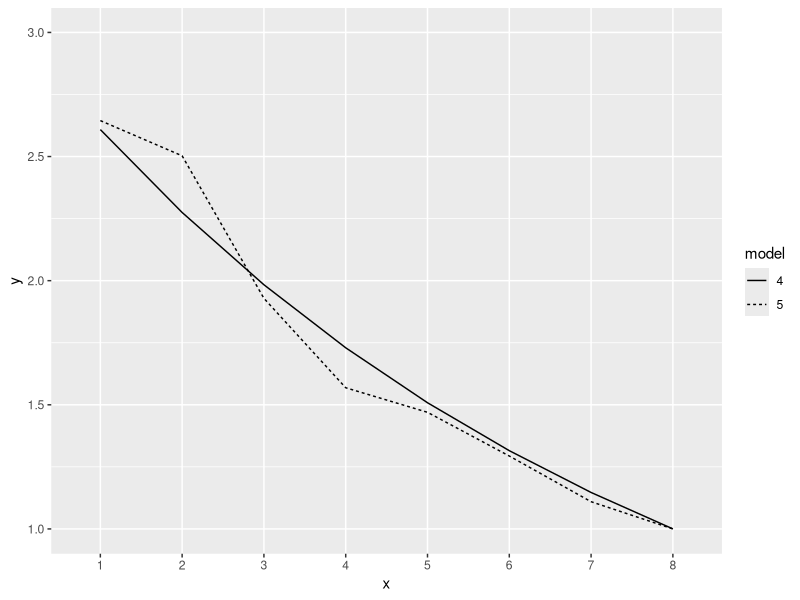
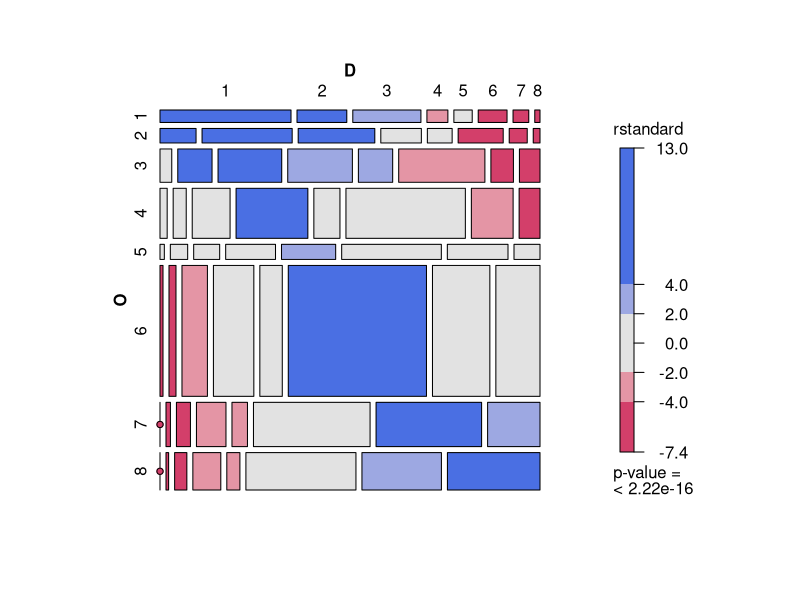
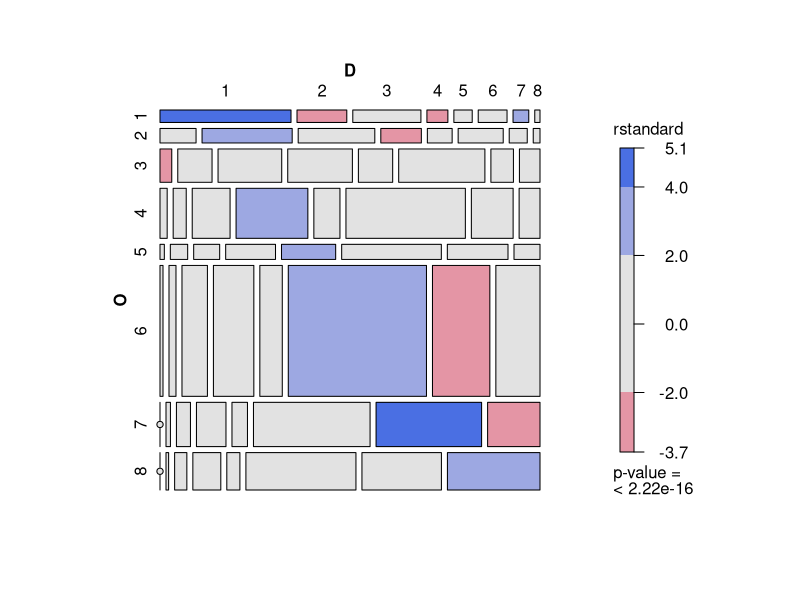
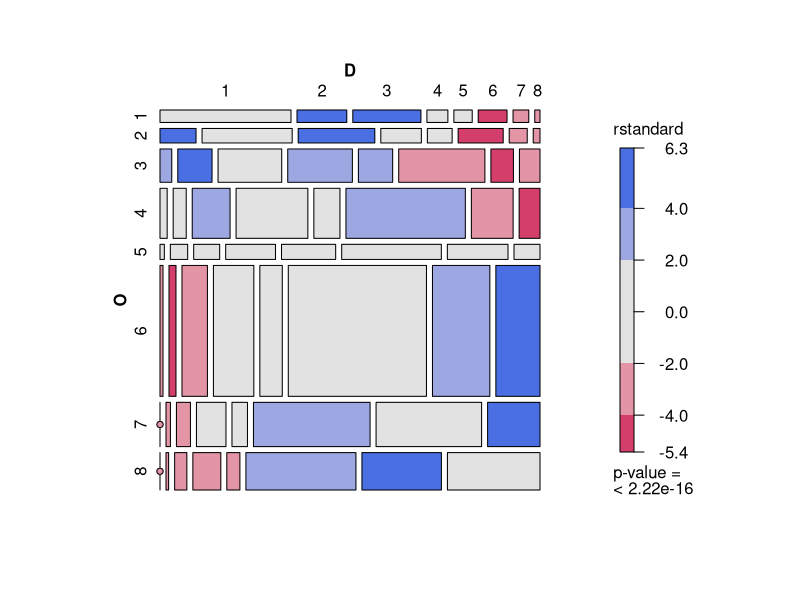
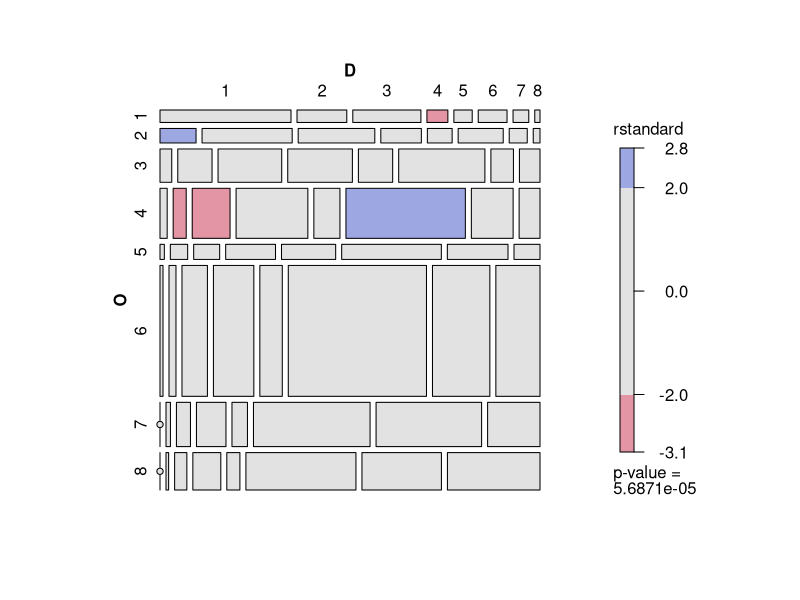
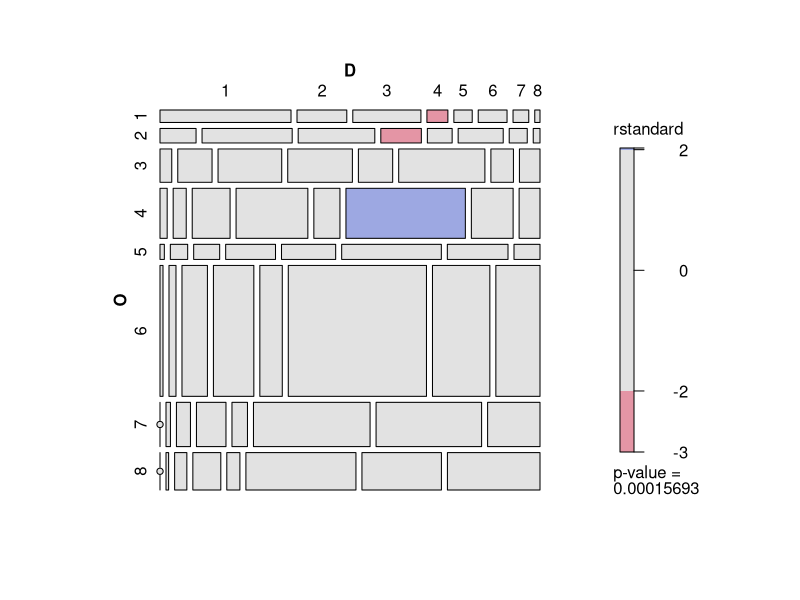

Here is the R script that generated these plots, in order:
# Uniform association model
# Duncan, Otis Dudley. 1979. “How Destination Depends on Origin in the Occupational Mobility Table.” The American Journal of Sociology 84(4):793–803.

# packages
library(tidyverse)
library(MASS)
library(magrittr)
library(knitr)
library(vcdExtra)

# Data (p. 795)
tab <- matrix(
  c(50, 19, 26, 8, 7, 11, 6, 2,
    16, 40, 34, 18, 11, 20, 8, 3, 
    12, 35, 65, 66, 35, 88, 23, 21, 
    11, 20, 58, 110, 40, 183, 64, 32, 
    2, 8, 12, 23, 25, 46, 28, 12,
    12, 28, 102, 162, 90, 554, 230, 177,
    0, 6, 19, 40, 21, 158, 143, 71, 
    0, 3, 14, 32, 15, 126, 91, 106
    ),
  nrow = 8, byrow = TRUE, dimnames = list(1:8,1:8)
) %>% as.table() 
df <- as.data.frame(tab)
names(df) <- c("O","D","Freq")

# Row and column scores
df$U <- as.numeric(df$O)
df$V <- as.numeric(df$D)

# Diagonal parameters
df %<>% mutate(Diag = ifelse(U == V, U, 0) %>% factor())

# (1) Independence
fit_1<- glm(Freq ~ O + D, data=df, family=poisson)
summary(fit_1)

# (2) Row effects
fit_2<- glm(Freq ~ O + D + O:V, data=df, family=poisson)
summary(fit_2)

# (3) Quasi independence, diagonal omitted
fit_3<- glm(Freq ~ O + D + Diag, data=df, family=poisson)
summary(fit_3)

# (4) Uniform association, diagonal omitted
fit_4<- glm(Freq ~  O + D + U:V + Diag, data=df, family=poisson)
summary(fit_4)
# log-odds
fit_4$coefficients["U:V"] %>% exp()

# (5) Row effects, diagonal omitted* .
fit_5<- glm(Freq ~ O + D + O:V + Diag, data=df, family=poisson)
summary(fit_5)
names(fit_5)
names(summary(fit_5))

# Table 2
matrix(c(fit_1$df.residual,fit_1$deviance,
  fit_2$df.residual,fit_2$deviance,
  fit_3$df.residual,fit_3$deviance,
  fit_4$df.residual,fit_4$deviance,
  fit_5$df.residual,fit_5$deviance), 
  ncol=2, byrow = TRUE, dimnames = list(1:5,c("df","X^2"))
  ) %>% kable()

# Figure 2

b_4 <- fit_4$coefficients["U:V"] %>% "*"(7:0) %>% exp() 

b_5 <- fit_5$coefficients[grep("V", names(fit_5$coefficients))]
b_5 %<>% "*"(-1) %>% exp() %>% dplyr::recode(.missing = 1)

b_4 <- data.frame(y = b_4,model = 4, x = 1:8)
b_5 <- data.frame(y = b_5,model = 5, x = 1:8)
df <- bind_rows(b_4,b_5)
df$x <- factor(df$x)
df$model <- factor(df$model)

ggplot(df,mapping = aes(x = x, y = y, group = model, linetype = model)) + 
  geom_line() + 
  ylim(1,3)

# mosaicplot
mosaic(fit_1, ~O+D, residuals_type="rstandard")
mosaic(fit_2, ~O+D, residuals_type="rstandard")
mosaic(fit_3, ~O+D, residuals_type="rstandard")
mosaic(fit_4, ~O+D, residuals_type="rstandard")
mosaic(fit_5, ~O+D, residuals_type="rstandard")
